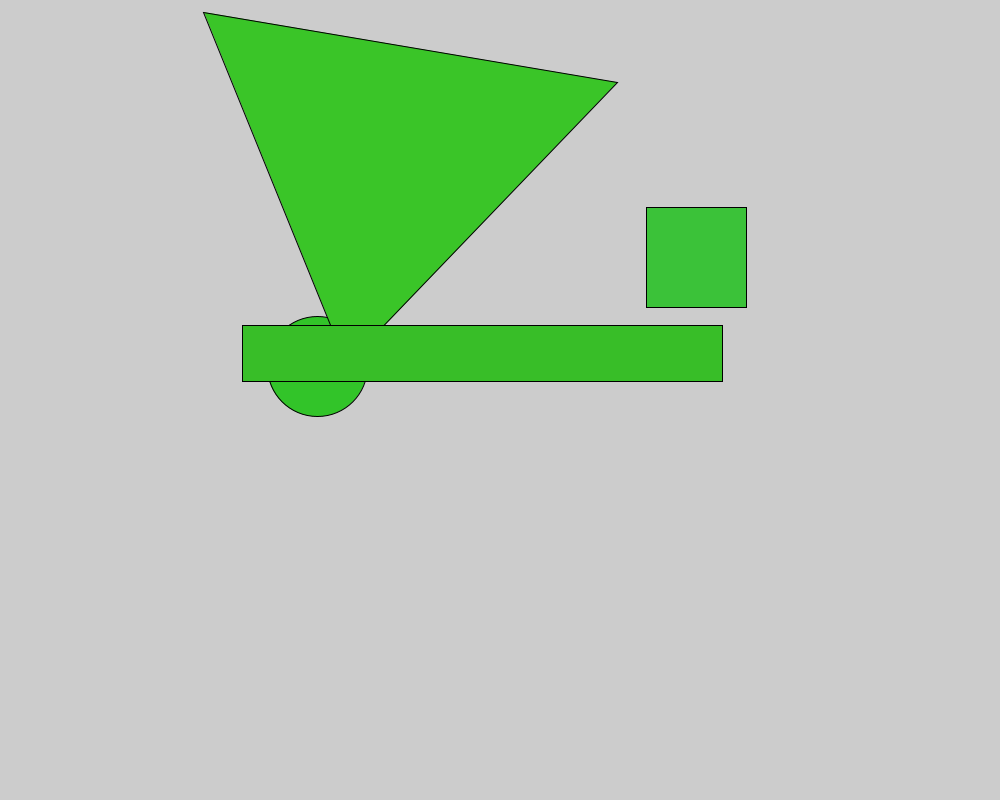
Frame 1 (no input)
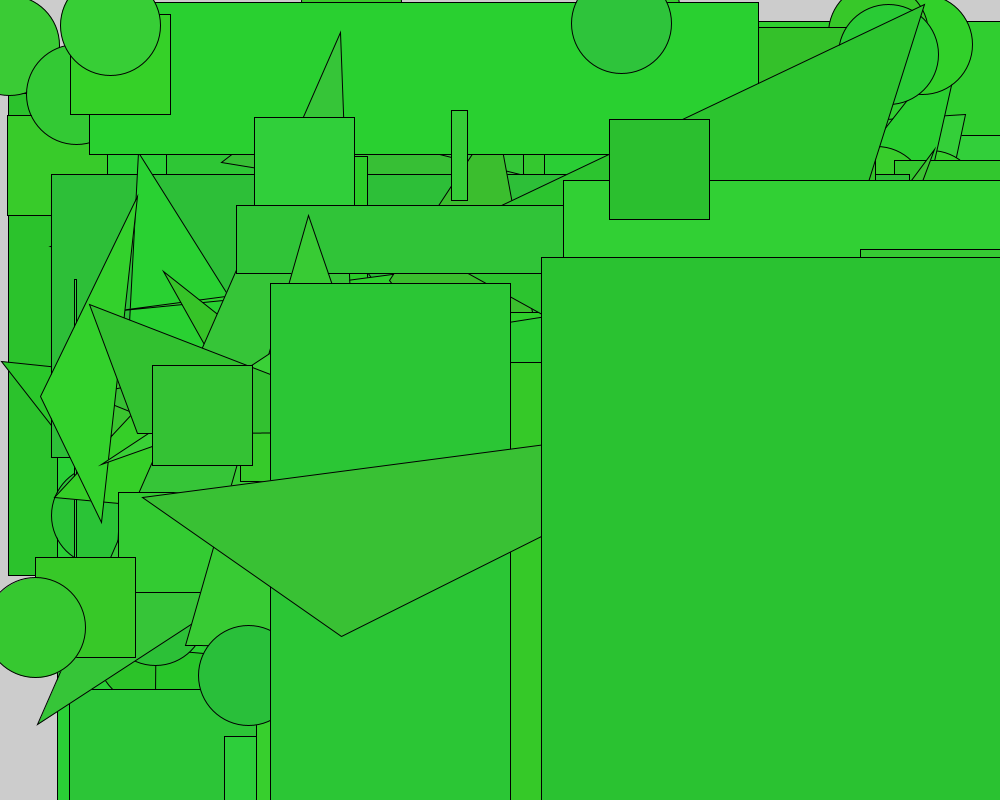
Frame 60 (the mouse pressed at the canvas centre just before this capture)
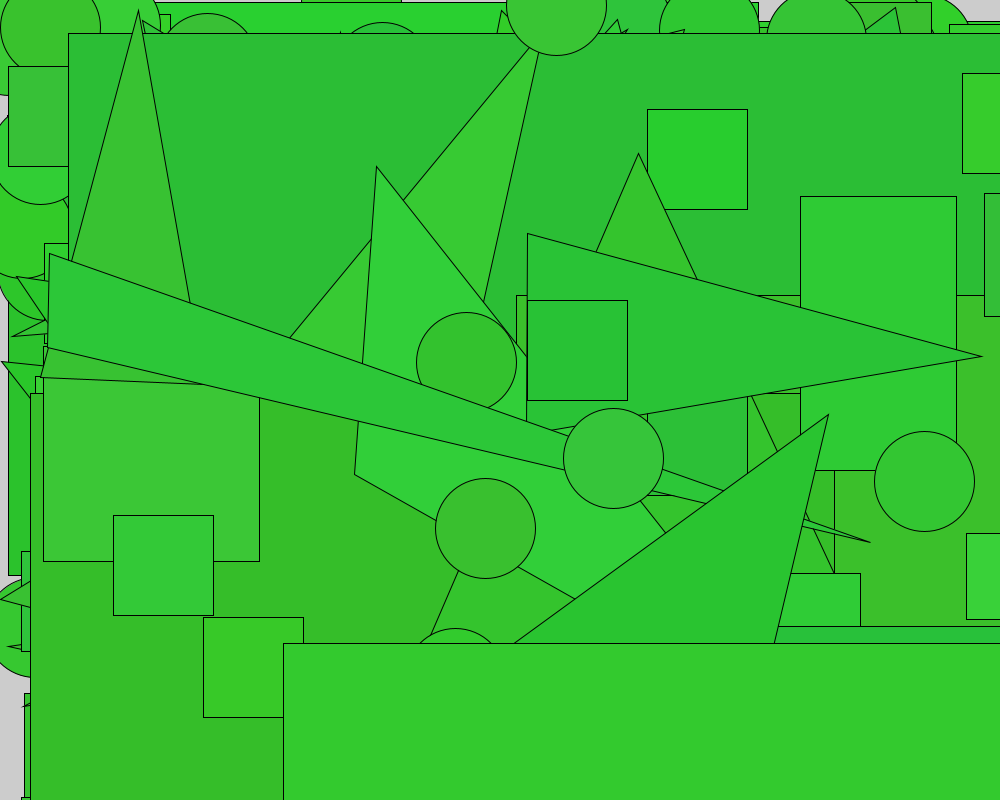
Frame 120 (the mouse held since frame 60 and released just before this capture)

The Processing sketch that drew these frames (run headless with seeded random() and noise(); from frame 60 on, the mouse is pressed at the canvas centre):

// Processing sketch: uge_2_alle_former
// ── uge_2_alle_former.pde
// initiering af variablen f
Firkant f;
Cirkel c;
Trekant t;
Rekt r;

void setup() {
  size (1000,800);
}

void draw() {
  // initiering af objektet f
  f = new Firkant();
  c = new Cirkel();
  t = new Trekant();
  r = new Rekt();
  // kald metoden generate som laver en tilfældig x og y pos
  f.generate();
  c.generate();
  t.generate();
  r.generate();
  // tegner firkanten på canvas
  f.drawFirkant();
  c.drawCirkel();
  t.drawTrekant();
  r.drawRekt();
}

// ── Cirkel.pde
class Cirkel {
  // klassens attributter/ tilstand
  float x, y, red, green, blue;

  //konstroktøren
  Cirkel() {
    this.x = random(1000);
    this.y = random(800);
    this.red = random(40,60);
    this.green= random(190,210);
    this.blue= random(40,60);
  }

  // klassens metoder
  
  // find to tilfældige værdier inden for canvas størrelsen
  void generate() {
    
  }
  
  // tegn firkant på canvas
  void drawCirkel() {
    fill(red,green,blue);
    circle(x, y,100);
  }
}

// ── Firkant.pde
class Firkant {
  // klassens attributter/ tilstand
  float x, y, red,green,blue;

  //konstroktøren
  Firkant() {
    this.x = random(1000);
    this.y = random(800);
    this.red = random(40,60);
    this.green= random(190,210);
    this.blue= random(40,60);
  }

  // klassens metoder
  
  // find to tilfældige værdier inden for canvas størrelsen
  void generate() {
    
  }
  // tegn firkant på canvas
  void drawFirkant() {
    fill(red,green,blue);
    square(x, y, 100);
  }
}

// ── Trekant.pde
class Trekant {
  // klassens attributter/ tilstand
  float x1, y1, x2, y2, x3, y3, red, green, blue;

  //konstroktøren
  Trekant() {
    this.x1 = random(1000);
    this.y1= random(800);
    this.x2=random(1000);
    this.y2=random(800);
    this.x3=random(1000);
    this.y3=random(800);
    this.red = random(40,60);
    this.green= random(190,210);
    this.blue= random(40,60);
  }

  // klassens metoder

  // find to tilfældige værdier inden for canvas størrelsen
  void generate() {
  }
  void drawTrekant() {
    fill(red, green, blue);
    triangle(x1, y1, x2, y2, x3, y3);
  }
}

// ── rekt.pde
class Rekt {
  // klassens attributter/ tilstand
  float x, y,x1,y1,red,green,blue;

  //konstroktøren
  Rekt() {
    this.x = random(1000);
    this.y = random(800);
    this.x1 = random (1000);
    this.y1 = random(800);
    this.red = random(40,60);
    this.green= random(190,210);
    this.blue= random(40,60);
  }

  // klassens metoder
  
  // find to tilfældige værdier inden for canvas størrelsen
  void generate() {
    
  }
  // tegn firkant på canvas
  void drawRekt() {
    fill(red,green,blue);
    rect(x, y,x1,y1);
  }
}
